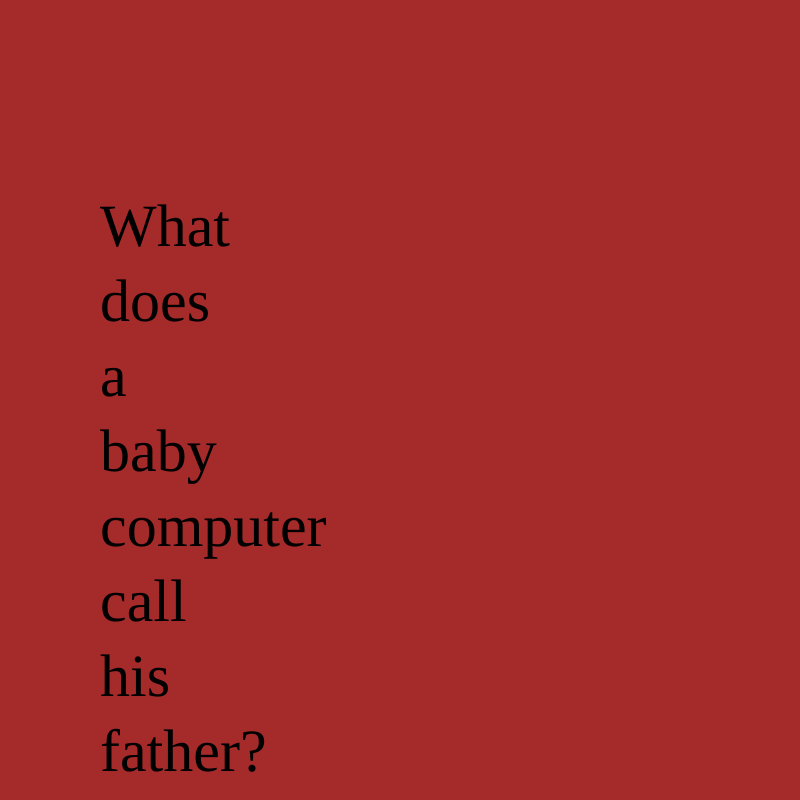
Frame 1 (no input)
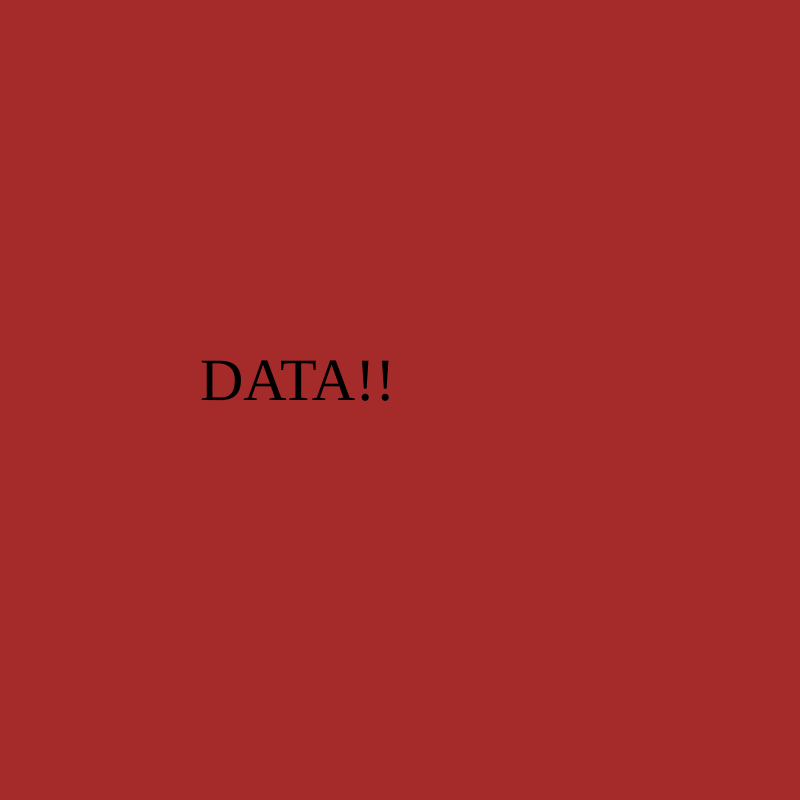
Frame 60 (no input)
Frame 120 (the mouse pressed at the canvas centre since frame 60): identical to frame 60, image omitted

The p5.js sketch that drew these frames (run headless with seeded random() and noise() and a simulated clock; from frame 60 on, the mouse is pressed at the canvas centre):

// p5.js sketch
// ── sketch.js
var myState = 0;
var timer = 40;

function setup() {
  // put setup code here
  createCanvas(800, 800);
}

function draw() {
  // put drawing code here
  background('brown');
  textFont("Amatic SC", 60);


  switch (myState) {
    case 0:
      timer++;
      if (timer >= 40) {
        timer = 0;
        myState = 1;
      }
      background('brown');
      text("What does a baby computer call his father?", 100, 200,40);
      //  click = 1;
      break;

    case 1:
      background('brown');
      text("DATA!!", 200, 400);
      //    click = 2;
      switch (myState) {
        case 0:
          timer++;
          if (timer > 200) {
            timer = 0;
            myState = 0;
          }
          break;

      }
  }
}
